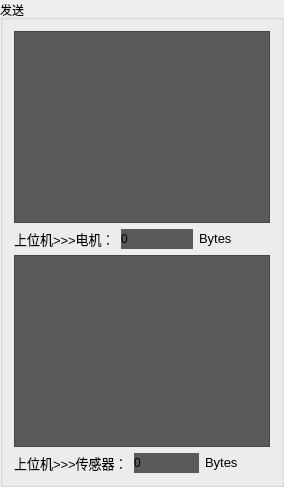
           <widget class="QGroupBox" name="groupBox_3">
            <property name="sizePolicy">
             <sizepolicy hsizetype="Preferred" vsizetype="Expanding">
              <horstretch>0</horstretch>
              <verstretch>0</verstretch>
             </sizepolicy>
            </property>
            <property name="title">
             <string>发送</string>
            </property>
            <layout class="QVBoxLayout" name="verticalLayout_3">
             <item>
              <widget class="QTextBrowser" name="sendToMotorMessageTextBrowser">
               <property name="sizePolicy">
                <sizepolicy hsizetype="Expanding" vsizetype="Preferred">
                 <horstretch>0</horstretch>
                 <verstretch>0</verstretch>
                </sizepolicy>
               </property>
               <property name="styleSheet">
                <string notr="true">background-color: rgb(90, 90, 90)</string>
               </property>
              </widget>
             </item>
             <item>
              <layout class="QHBoxLayout" name="horizontalLayout_3">
               <item>
                <widget class="QLabel" name="label_12">
                 <property name="text">
                  <string>&lt;html&gt;&lt;head/&gt;&lt;body&gt;&lt;p&gt;&lt;span style=&quot; font-size:10pt;&quot;&gt;上位机&amp;gt;&amp;gt;&amp;gt;电机：&lt;/span&gt;&lt;/p&gt;&lt;/body&gt;&lt;/html&gt;</string>
                 </property>
                </widget>
               </item>
               <item>
                <widget class="QLabel" name="userToMotorMessageBrowser">
                 <property name="styleSheet">
                  <string notr="true">background-color: rgb(90, 90, 90)</string>
                 </property>
                 <property name="text">
                  <string>&lt;html&gt;&lt;head/&gt;&lt;body&gt;&lt;p&gt;0&lt;/p&gt;&lt;/body&gt;&lt;/html&gt;</string>
                 </property>
                </widget>
               </item>
               <item>
                <widget class="QLabel" name="label_11">
                 <property name="text">
                  <string>&lt;html&gt;&lt;head/&gt;&lt;body&gt;&lt;p&gt;&lt;span style=&quot; font-size:10pt;&quot;&gt;Bytes&lt;/span&gt;&lt;/p&gt;&lt;/body&gt;&lt;/html&gt;</string>
                 </property>
                </widget>
               </item>
              </layout>
             </item>
             <item>
              <widget class="QTextBrowser" name="sendToSensorMessageTextBrowser">
               <property name="sizePolicy">
                <sizepolicy hsizetype="Expanding" vsizetype="Preferred">
                 <horstretch>0</horstretch>
                 <verstretch>0</verstretch>
                </sizepolicy>
               </property>
               <property name="styleSheet">
                <string notr="true">background-color: rgb(90, 90, 90)</string>
               </property>
              </widget>
             </item>
             <item>
              <layout class="QHBoxLayout" name="horizontalLayout_5">
               <item>
                <widget class="QLabel" name="label_10">
                 <property name="text">
                  <string>&lt;html&gt;&lt;head/&gt;&lt;body&gt;&lt;p&gt;&lt;span style=&quot; font-size:10pt;&quot;&gt;上位机&amp;gt;&amp;gt;&amp;gt;传感器：&lt;/span&gt;&lt;/p&gt;&lt;/body&gt;&lt;/html&gt;</string>
                 </property>
                </widget>
               </item>
               <item>
                <widget class="QLabel" name="userToSensorMessageBrowser">
                 <property name="styleSheet">
                  <string notr="true">background-color: rgb(90, 90, 90)</string>
                 </property>
                 <property name="text">
                  <string>&lt;html&gt;&lt;head/&gt;&lt;body&gt;&lt;p&gt;0&lt;/p&gt;&lt;/body&gt;&lt;/html&gt;</string>
                 </property>
                </widget>
               </item>
               <item>
                <widget class="QLabel" name="label_13">
                 <property name="text">
                  <string>&lt;html&gt;&lt;head/&gt;&lt;body&gt;&lt;p&gt;&lt;span style=&quot; font-size:10pt;&quot;&gt;Bytes&lt;/span&gt;&lt;/p&gt;&lt;/body&gt;&lt;/html&gt;</string>
                 </property>
                </widget>
               </item>
              </layout>
             </item>
            </layout>
            <zorder>sendToSensorMessageTextBrowser</zorder>
            <zorder>sendToMotorMessageTextBrowser</zorder>
            <zorder></zorder>
           </widget>
